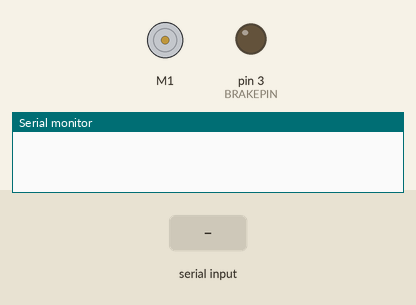
A sketch run on a simulated Arduino Uno, built with avr-gcc and run on an emulated ATmega328P. Parts: DC motor (green arrow = forward, orange = backward, longer = faster), output pins drawn as LEDs (lit = HIGH), the last lines printed to the serial monitor. Inputs (shaded band) come from the test bench.

Above: at 2.0 s.
2.1 s: "c" received over Serial
At 3.8 s:
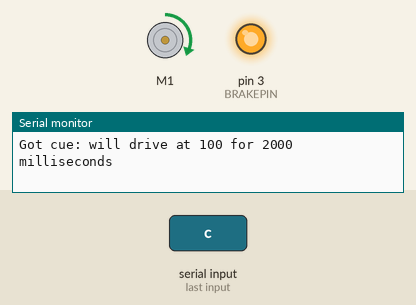
Timing chart, 0 to 7.5 s (numbered marks = the images above; inputs shaded):
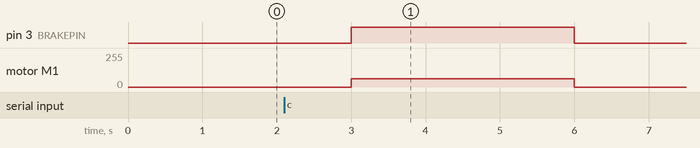

Measured:
- after the input at 2.1 s, pin 3 (BRAKEPIN): LOW → HIGH after 0.90 s, → LOW 3.0 s later; motor M1: stopped → forward 63/255 after 0.90 s, → stopped 3.0 s later

The sketch:

mosctor.ino
```cpp
#include "DualVNH5019MotorShield.h"

// MOTOR SHIELD

const unsigned char INA1 = 2;
const unsigned char INB1 = 4;
const unsigned char EN1DIAG1 = 6;
const unsigned char CS1 = A0;
const unsigned char INA2 = 7;
const unsigned char INB2 = 8;
const unsigned char EN2DIAG2 = 12;
const unsigned char CS2 = A1;

DualVNH5019MotorShield md = DualVNH5019MotorShield(INA1,INB1,EN1DIAG1,CS1,INA2,INB2,EN2DIAG2,CS2);

// MISC OTHER PINS

const int BRAKEPIN = 3;

// SET VIA OSC

int nextCueSpeed = 100;
int nextCueDuration = 2000;

// STATE VARIABLES

unsigned long cueEndTime;
boolean cueRunning = false;
boolean shouldCue = false;

////////////////////////////////////////////////////////////// ARDUINO LIFECYCLE

void setup() {
  Serial.begin(9600);
  md.init();
  pinMode(BRAKEPIN,OUTPUT);
}

void loop(){
  cueCheckEnd();
  if (shouldCue){
   shouldCue= false;
    cue();
  }
  delay(1000);
}

////////////////////////////////////////////////////////////// MOTOR CONTROL

void stopIfFault() {
  if (md.getM1Fault()){
    Serial.println("M1 fault");
    while(1);
  }
}

void brakeOff(){
  digitalWrite(3,HIGH);
}

void brakeOn(){
  digitalWrite(3,LOW);
}

void cueCheckEnd(){
  if (cueRunning){
    if (millis() > cueEndTime){
        cueEnd();
        delay(10000);
      }
  }
}

void cueEnd(){
   brakeOn();
   md.setM1Speed(0);
   cueRunning = false;
}

void cue(){
    Serial.print("Got cue: will drive at ");
    Serial.print(nextCueSpeed);
    Serial.print(" for ");
    Serial.print(nextCueDuration);
    Serial.println(" milliseconds");
    cueRunning = true;
    cueEndTime = millis() + nextCueDuration;
    brakeOff();
    md.setM1Speed(nextCueSpeed);
}

////////////////////////////////////////////////////////////// COMMS

void serialEvent() {
  while (Serial.available()) {
    char inChar = (char)Serial.read();
    if (inChar == 'c') {
      shouldCue = true;
    }
  }
}
```
